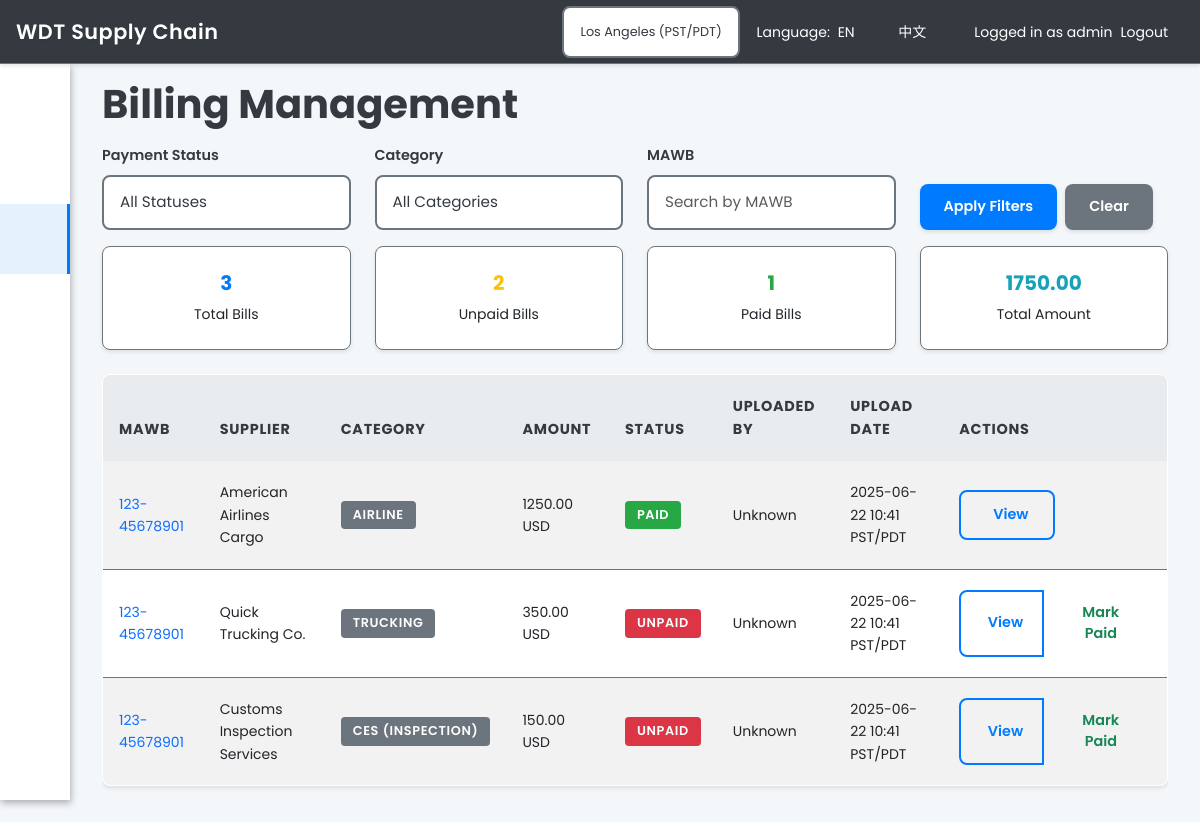
The app's page /bills/ (signed in), older data.
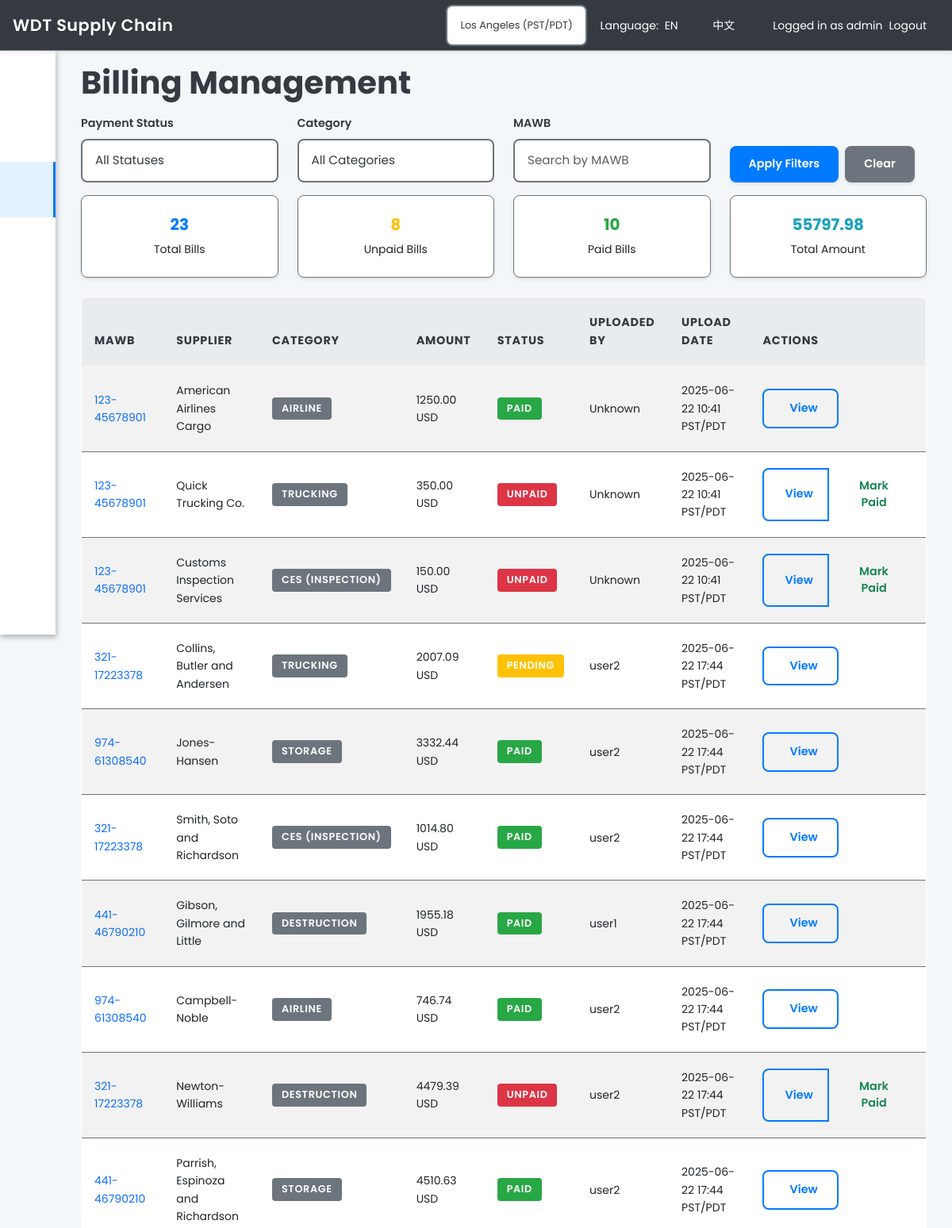
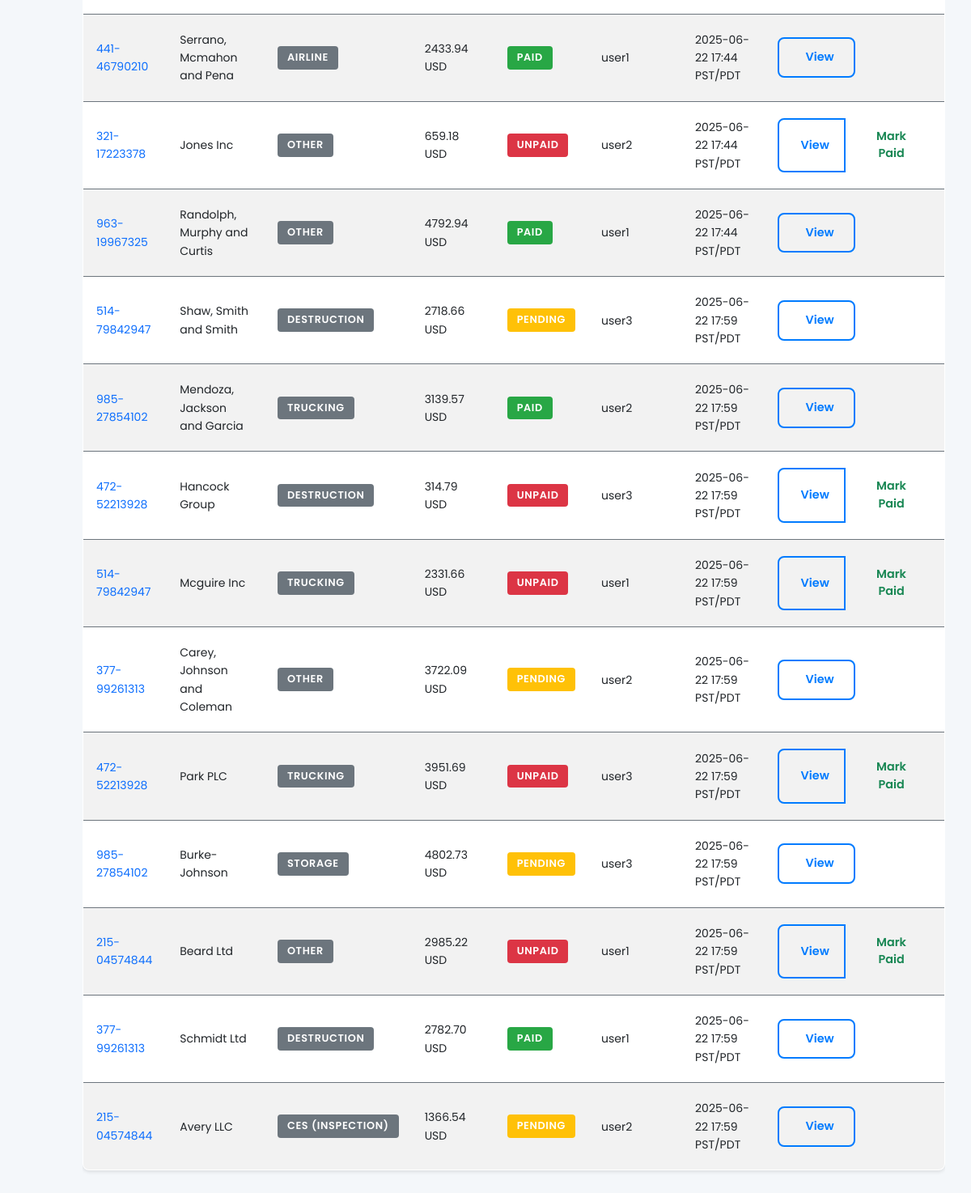
The same page, newer data (2 pictures, top to bottom).
### models_new.py (models this page shows, shortened)
class Bill(db.Model):
    __tablename__ = "bill"
    id              = db.Column(db.Integer, primary_key=True)
    cargo_id        = db.Column(db.Integer, db.ForeignKey('cargo.id'), nullable=False)
    supplier_name   = db.Column(db.String(100), nullable=False)
    category        = db.Column(db.String(50), nullable=False)  # Airline, Trucking, CES, Destruction
    amount          = db.Column(db.Float, nullable=False)
    currency        = db.Column(db.String(10), default='USD')
    payment_status  = db.Column(db.String(20), default='Unpaid')
    due_date        = db.Column(db.DateTime, nullable=True)
    payment_date    = db.Column(db.DateTime, nullable=True)
    invoice_number  = db.Column(db.String(50), nullable=True)
    uploaded_at     = db.Column(db.DateTime, default=datetime.utcnow)
    uploaded_by_id  = db.Column(db.Integer, db.ForeignKey('user.id'))
    notes           = db.Column(db.String(200))
    is_archived     = db.Column(db.Boolean, default=False)
    uploaded_by = db.relationship('User', backref='uploaded_bills')

class Cargo(db.Model):
    __tablename__ = "cargo"
    id            = db.Column(db.Integer, primary_key=True)
    main_awb      = db.Column(db.String(100), unique=True, nullable=False)
    flight_no     = db.Column(db.String(50), nullable=True)
    eta           = db.Column(db.DateTime, nullable=True)
    lfd_date      = db.Column(db.DateTime, nullable=True)
    status        = db.Column(db.String(50), nullable=True)
    customer_name = db.Column(db.String(100), nullable=True)
    origin        = db.Column(db.String(100), nullable=True)
    destination   = db.Column(db.String(100), nullable=True)
    weight        = db.Column(db.Float, nullable=True)
    pieces        = db.Column(db.Integer, nullable=True)
    description   = db.Column(db.Text, nullable=True)
    special_handling = db.Column(db.Text, nullable=True)
    created_at    = db.Column(db.DateTime, default=datetime.utcnow)
    updated_at    = db.Column(db.DateTime, default=datetime.utcnow, onupdate=datetime.utcnow)
    is_archived   = db.Column(db.Boolean, default=False)
    responsibles = db.relationship(
        'User',
        secondary=responsible_association,
        back_populates='assigned_cargos'
    )
    attachments = db.relationship('Attachment', backref='cargo', lazy=True)
    bills       = db.relationship('Bill', backref='cargo', lazy=True)
    events      = db.relationship('EventLog', backref='cargo', lazy=True)
    emails      = db.relationship('EmailLog', backref='cargo', lazy=True)
    milestones  = db.relationship('StatusMilestone', backref='cargo', lazy=True, order_by='StatusMilestone.timestamp')

class User(UserMixin, db.Model):
    __tablename__ = "user"
    id             = db.Column(db.Integer, primary_key=True)
    username       = db.Column(db.String(64), unique=True, nullable=False)
    email          = db.Column(db.String(120), unique=True, nullable=False)
    password_hash  = db.Column(db.String(128), nullable=False)
    role_id        = db.Column(db.Integer, db.ForeignKey('role.id'))
    created_at     = db.Column(db.DateTime, default=datetime.utcnow)
    is_active      = db.Column(db.Boolean, default=True)
    assigned_cargos = db.relationship(
        'Cargo',
        secondary=responsible_association,
        back_populates='responsibles'
    )
    user_overrides = db.relationship('UserOverride', backref='user', lazy='dynamic')
    def has_permission(self, permission):
        if self.role and self.role.has_permission(permission):
            return True
        override = self.user_overrides.join(Feature).filter_by(key=permission).first()
        if override:
            return override.granted
        return False

### routes/bills.py (the view)
@bp.route('/')
@login_required
def bills_list():
    if current_user.has_permission('manage_users'):
        bills = Bill.query.all()
    else:
        bills = Bill.query.join(Cargo).filter(
            Cargo.responsibles.any(id=current_user.id)
        ).all()
    return render_template('bills_list.html', bills=bills)

### app.py (called while the page is built)
def get_user_timezone():
    return session.get('timezone', 'America/Los_Angeles')

def get_timezone_abbreviation(timezone_name):
    timezone_abbrevs = {
        'America/Los_Angeles': 'PST/PDT',
        'America/New_York': 'EST/EDT',
        'America/Chicago': 'CST/CDT',
        'America/Denver': 'MST/MDT',
        'UTC': 'UTC',
        'Asia/Shanghai': 'CST',
        'Asia/Tokyo': 'JST',
        'Europe/London': 'GMT/BST',
        'Europe/Paris': 'CET/CEST'
    }
    return timezone_abbrevs.get(timezone_name, timezone_name)

def format_datetime_with_timezone(dt, timezone_name=None):
    if not dt:
        return ""
    if timezone_name is None:
        timezone_name = get_user_timezone()
    try:
        tz = pytz.timezone(timezone_name)
        if dt.tzinfo is None:
            dt = pytz.utc.localize(dt)
        local_dt = dt.astimezone(tz)
        abbrev = get_timezone_abbreviation(timezone_name)
        return f"{local_dt.strftime('%Y-%m-%d %H:%M')} {abbrev}"
    except:
        return dt.strftime('%Y-%m-%d %H:%M')

### templates/bills_list.html (shortened to what the changed rows need)
{% extends "layout.html" %}
{% block content %}
<h1>{{ _('Billing Management') }}</h1>
<div class="row mb-4">
    <div class="col-md-3">
        <div class="card text-center">
            <div class="card-body">
                <h5 class="card-title text-primary">{{ bills|length }}</h5>
                <p class="card-text">{{ _('Total Bills') }}</p>
            </div>
        </div>
    </div>
    <div class="col-md-3">
        <div class="card text-center">
            <div class="card-body">
                <h5 class="card-title text-warning">{{ bills|selectattr('payment_status', 'equalto', 'Unpaid')|list|length }}</h5>
                <p class="card-text">{{ _('Unpaid Bills') }}</p>
            </div>
        </div>
    </div>
    <div class="col-md-3">
        <div class="card text-center">
            <div class="card-body">
                <h5 class="card-title text-success">{{ bills|selectattr('payment_status', 'equalto', 'Paid')|list|length }}</h5>
                <p class="card-text">{{ _('Paid Bills') }}</p>
            </div>
        </div>
    </div>
    <div class="col-md-3">
        <div class="card text-center">
            <div class="card-body">
                <h5 class="card-title text-info">{{ "%.2f"|format(bills|sum(attribute='amount')) }}</h5>
                <p class="card-text">{{ _('Total Amount') }}</p>
            </div>
        </div>
    </div>
</div>
<div class="table-responsive">
    <table class="table table-striped table-hover">
        <thead>
            <tr>
                <th>{{ _('MAWB') }}</th>
                <th>{{ _('Supplier') }}</th>
                <th>{{ _('Category') }}</th>
                <th>{{ _('Amount') }}</th>
                <th>{{ _('Status') }}</th>
                <th>{{ _('Uploaded By') }}</th>
                <th>{{ _('Upload Date') }}</th>
                <th>{{ _('Actions') }}</th>
            </tr>
        </thead>
        <tbody>
            {% for bill in bills %}
            <tr>
                <td>
                    <a href="{{ url_for('cargo.cargo_detail', cargo_id=bill.cargo.id) }}" class="text-decoration-none">
                        {{ bill.cargo.main_awb }}
                    </a>
                </td>
                <td>{{ bill.supplier_name }}</td>
                <td>
                    <span class="badge bg-secondary">{{ bill.category }}</span>
                </td>
                <td>{{ "%.2f"|format(bill.amount) }} {{ bill.currency }}</td>
                <td>
                    {% if bill.payment_status == 'Paid' %}
                        <span class="badge bg-success">{{ bill.payment_status }}</span>
                    {% elif bill.payment_status == 'Unpaid' %}
                        <span class="badge bg-danger">{{ bill.payment_status }}</span>
                    {% else %}
                        <span class="badge bg-warning">{{ bill.payment_status }}</span>
                    {% endif %}
                </td>
                <td>{{ bill.uploaded_by.username if bill.uploaded_by else 'Unknown' }}</td>
                <td>{{ format_datetime_with_timezone(bill.uploaded_at) }}</td>
                <td>
                    <div class="btn-group" role="group">
                        <a href="{{ url_for('bills.list_bills', cargo_id=bill.cargo.id) }}" class="btn btn-sm btn-outline-primary">
                             {{ _('View') }}
                        </a>
                        {% if bill.payment_status == 'Unpaid' %}
                        <button class="btn btn-sm btn-outline-success" onclick="markAsPaid({{ bill.id }})">
                             {{ _('Mark Paid') }}
                        </button>
                        {% endif %}
                    </div>
                </td>
            </tr>
            {% else %}
            <tr>
                <td colspan="8" class="text-center text-muted">{{ _('No bills found') }}</td>
            </tr>
            {% endfor %}
        </tbody>
    </table>
</div>
{% endblock %}

Row changes from the older to the newer data that the page shows:
added Bill: cargo.main_awb "321-17223378", supplier_name "Collins, Butler and Andersen", category "TRUCKING", amount "2007.09", currency "USD", payment_status "PENDING", uploaded_by "user2", uploaded_at "2025-06-22 17:44 PST/PDT"
added Bill: cargo.main_awb "974-61308540", supplier_name "Jones-Hansen", category "STORAGE", amount "3332.44", currency "USD", payment_status "PAID", uploaded_by "user2", uploaded_at "2025-06-22 17:44 PST/PDT"
added Bill: cargo.main_awb "321-17223378", supplier_name "Smith, Soto and Richardson", category "CES (INSPECTION)", amount "1014.80", currency "USD", payment_status "PAID", uploaded_by "user2", uploaded_at "2025-06-22 17:44 PST/PDT"
added Bill: cargo.main_awb "441-46790210", supplier_name "Gibson, Gilmore and Little", category "DESTRUCTION", amount "1955.18", currency "USD", payment_status "PAID", uploaded_by "user1", uploaded_at "2025-06-22 17:44 PST/PDT"
added Bill: cargo.main_awb "974-61308540", supplier_name "Campbell-Noble", category "AIRLINE", amount "746.74", currency "USD", payment_status "PAID", uploaded_by "user2", uploaded_at "2025-06-22 17:44 PST/PDT"
added Bill: cargo.main_awb "321-17223378", supplier_name "Newton-Williams", category "DESTRUCTION", amount "4479.39", currency "USD", payment_status "UNPAID", uploaded_by "user2", uploaded_at "2025-06-22 17:44 PST/PDT"
added Bill: cargo.main_awb "441-46790210", supplier_name "Parrish, Espinoza and Richardson", category "STORAGE", amount "4510.63", currency "USD", payment_status "PAID", uploaded_by "user2", uploaded_at "2025-06-22 17:44 PST/PDT"
added Bill: cargo.main_awb "441-46790210", supplier_name "Serrano, Mcmahon and Pena", category "AIRLINE", amount "2433.94", currency "USD", payment_status "PAID", uploaded_by "user1", uploaded_at "2025-06-22 17:44 PST/PDT"
added Bill: cargo.main_awb "321-17223378", supplier_name "Jones Inc", category "OTHER", amount "659.18", currency "USD", payment_status "UNPAID", uploaded_by "user2", uploaded_at "2025-06-22 17:44 PST/PDT"
added Bill: cargo.main_awb "963-19967325", supplier_name "Randolph, Murphy and Curtis", category "OTHER", amount "4792.94", currency "USD", payment_status "PAID", uploaded_by "user1", uploaded_at "2025-06-22 17:44 PST/PDT"
added Bill: cargo.main_awb "514-79842947", supplier_name "Shaw, Smith and Smith", category "DESTRUCTION", amount "2718.66", currency "USD", payment_status "PENDING", uploaded_by "user3", uploaded_at "2025-06-22 17:59 PST/PDT"
added Bill: cargo.main_awb "985-27854102", supplier_name "Mendoza, Jackson and Garcia", category "TRUCKING", amount "3139.57", currency "USD", payment_status "PAID", uploaded_by "user2", uploaded_at "2025-06-22 17:59 PST/PDT"
added Bill: cargo.main_awb "472-52213928", supplier_name "Hancock Group", category "DESTRUCTION", amount "314.79", currency "USD", payment_status "UNPAID", uploaded_by "user3", uploaded_at "2025-06-22 17:59 PST/PDT"
added Bill: cargo.main_awb "514-79842947", supplier_name "Mcguire Inc", category "TRUCKING", amount "2331.66", currency "USD", payment_status "UNPAID", uploaded_by "user1", uploaded_at "2025-06-22 17:59 PST/PDT"
added Bill: cargo.main_awb "377-99261313", supplier_name "Carey, Johnson and Coleman", category "OTHER", amount "3722.09", currency "USD", payment_status "PENDING", uploaded_by "user2", uploaded_at "2025-06-22 17:59 PST/PDT"
added Bill: cargo.main_awb "472-52213928", supplier_name "Park PLC", category "TRUCKING", amount "3951.69", currency "USD", payment_status "UNPAID", uploaded_by "user3", uploaded_at "2025-06-22 17:59 PST/PDT"
added Bill: cargo.main_awb "985-27854102", supplier_name "Burke-Johnson", category "STORAGE", amount "4802.73", currency "USD", payment_status "PENDING", uploaded_by "user3", uploaded_at "2025-06-22 17:59 PST/PDT"
added Bill: cargo.main_awb "215-04574844", supplier_name "Beard Ltd", category "OTHER", amount "2985.22", currency "USD", payment_status "UNPAID", uploaded_by "user1", uploaded_at "2025-06-22 17:59 PST/PDT"
added Bill: cargo.main_awb "377-99261313", supplier_name "Schmidt Ltd", category "DESTRUCTION", amount "2782.70", currency "USD", payment_status "PAID", uploaded_by "user1", uploaded_at "2025-06-22 17:59 PST/PDT"
added Bill: cargo.main_awb "215-04574844", supplier_name "Avery LLC", category "CES (INSPECTION)", amount "1366.54", currency "USD", payment_status "PENDING", uploaded_by "user2", uploaded_at "2025-06-22 17:59 PST/PDT"
Text that changed along with them:
{{ bills|length }}: "3" → "23"
{{ bills|selectattr('payment_status', 'equalto', 'Unpaid')|list|length }}: "2" → "8"
{{ bills|selectattr('payment_status', 'equalto', 'Paid')|list|length }}: "1" → "10"
{{ "%.2f"|format(bills|sum(attribute='amount')) }}: "1750.00" → "55797.98"
